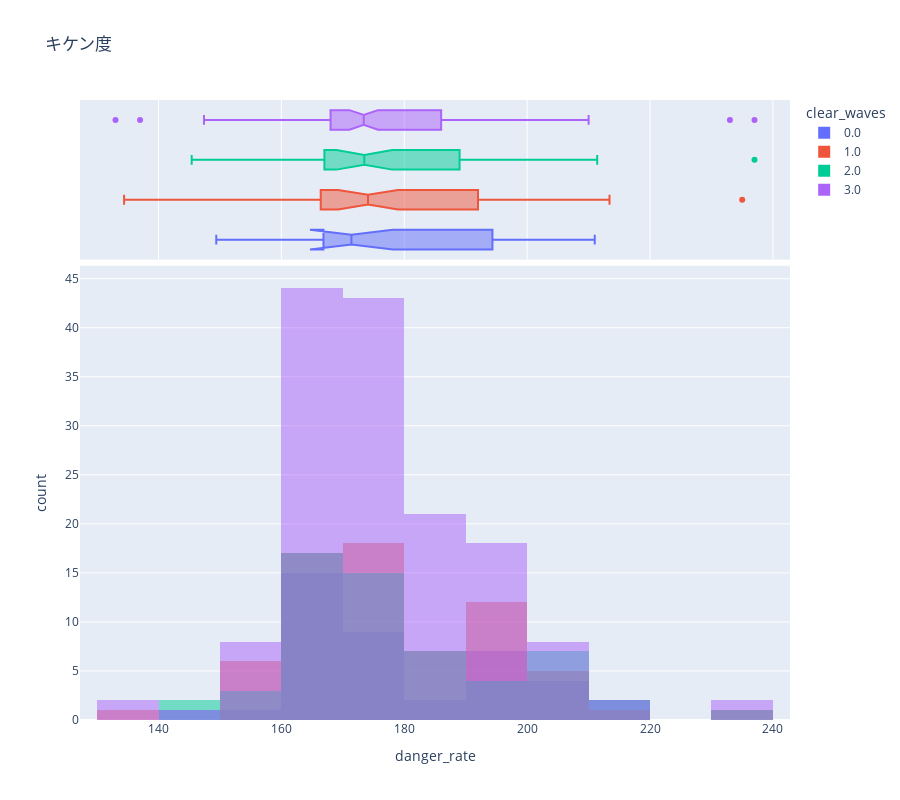

Notebook code for this chart:
### Markdown cell above
## キケン度

### Code cell
px.histogram(
    salmon_df.query("danger_rate >= 50").sort_values(by="clear_waves"), 
    x="danger_rate", 
    height=800,
    color="clear_waves",
    title="キケン度",
    barmode="overlay",
    nbins=20,
    marginal="box",
    # histnorm="probability"
)

### Figure 1 — Plotly figure (JSON) as saved in the notebook; plotly's stock layout.template omitted (floating-point values rounded to 4 significant figures; data arrays with more than 128 entries replaced by an {"elided": "..."} marker saying what was removed)
{"data": [{"alignmentgroup": "True", "bingroup": "x", "hovertemplate": "clear_waves=0.0<br>danger_rate=%{x}<br>count=%{y}<extra></extra>", "legendgroup": "0.0", "marker": {"color": "#636efa", "opacity": 0.5, "pattern": {"shape": ""}}, "name": "0.0", "nbinsx": 20, "offsetgroup": "0.0", "orientation": "v", "showlegend": true, "type": "histogram", "x": [168, 166.4, 176, 166, 161, 211, 165, 166, 168.4, 168, 171, 200, 178, 190.4, 153.4, 149.4, 167, 174, 172, 164, 184, 193, 168, 161.6, 169.4, 167, 171.4, 175.4, 194, 184.2, 199.4, 164.4, 170.4, 195.4, 201, 170.4, 208.4, 199, 198, 207, 210], "xaxis": "x", "yaxis": "y"}, {"alignmentgroup": "True", "hovertemplate": "clear_waves=0.0<br>danger_rate=%{x}<extra></extra>", "legendgroup": "0.0", "marker": {"color": "#636efa"}, "name": "0.0", "notched": true, "offsetgroup": "0.0", "showlegend": false, "type": "box", "x": [168, 166.4, 176, 166, 161, 211, 165, 166, 168.4, 168, 171, 200, 178, 190.4, 153.4, 149.4, 167, 174, 172, 164, 184, 193, 168, 161.6, 169.4, 167, 171.4, 175.4, 194, 184.2, 199.4, 164.4, 170.4, 195.4, 201, 170.4, 208.4, 199, 198, 207, 210], "xaxis": "x2", "yaxis": "y2"}, {"alignmentgroup": "True", "bingroup": "x", "hovertemplate": "clear_waves=1.0<br>danger_rate=%{x}<br>count=%{y}<extra></extra>", "legendgroup": "1.0", "marker": {"color": "#EF553B", "opacity": 0.5, "pattern": {"shape": ""}}, "name": "1.0", "nbinsx": 20, "offsetgroup": "1.0", "orientation": "v", "showlegend": true, "type": "histogram", "x": [187, 176.6, 170.4, 174.2, 192, 173, 191.4, 189.4, 168, 173.6, 169, 164.4, 198.4, 170, 185, 180.4, 177, 170, 192.6, 177.4, 179, 159.4, 166.4, 213.4, 166.4, 177, 163, 172, 193, 161, 163, 176, 167.4, 163, 174, 172, 193, 169, 194, 208, 188, 201, 163, 199, 209, 167, 170, 199, 172.4, 235, 198, 201, 193.4, 154, 158, 164.4, 162, 155.4, 134.4, 168, 164, 150.4, 189, 175, 192, 203, 182, 156], "xaxis": "x", "yaxis": "y"}, {"alignmentgroup": "True", "hovertemplate": "clear_waves=1.0<br>danger_rate=%{x}<extra></extra>", "legendgroup": "1.0", "marker": {"color": "#EF553B"}, "name": "1.0", "notched": true, "offsetgroup": "1.0", "showlegend": false, "type": "box", "x": [187, 176.6, 170.4, 174.2, 192, 173, 191.4, 189.4, 168, 173.6, 169, 164.4, 198.4, 170, 185, 180.4, 177, 170, 192.6, 177.4, 179, 159.4, 166.4, 213.4, 166.4, 177, 163, 172, 193, 161, 163, 176, 167.4, 163, 174, 172, 193, 169, 194, 208, 188, 201, 163, 199, 209, 167, 170, 199, 172.4, 235, 198, 201, 193.4, 154, 158, 164.4, 162, 155.4, 134.4, 168, 164, 150.4, 189, 175, 192, 203, 182, 156], "xaxis": "x2", "yaxis": "y2"}, {"alignmentgroup": "True", "bingroup": "x", "hovertemplate": "clear_waves=2.0<br>danger_rate=%{x}<br>count=%{y}<extra></extra>", "legendgroup": "2.0", "marker": {"color": "#00cc96", "opacity": 0.5, "pattern": {"shape": ""}}, "name": "2.0", "nbinsx": 20, "offsetgroup": "2.0", "orientation": "v", "showlegend": true, "type": "histogram", "x": [203, 206, 200, 195.4, 173, 165, 167, 167, 189, 172, 191, 170, 156, 174, 173.6, 183.4, 237, 170, 168, 178, 168, 180, 172.4, 200, 195, 189, 178.4, 181, 160.4, 162.4, 185, 170, 167.4, 168.4, 145.4, 166.4, 156, 163, 163, 163.4, 174, 181.4, 169.4, 166.6, 163, 200.4, 145.4, 178.4, 201.4, 175, 211.4, 167, 173.4, 194.4, 155.4, 211.4, 175.4, 201.4], "xaxis": "x", "yaxis": "y"}, {"alignmentgroup": "True", "hovertemplate": "clear_waves=2.0<br>danger_rate=%{x}<extra></extra>", "legendgroup": "2.0", "marker": {"color": "#00cc96"}, "name": "2.0", "notched": true, "offsetgroup": "2.0", "showlegend": false, "type": "box", "x": [203, 206, 200, 195.4, 173, 165, 167, 167, 189, 172, 191, 170, 156, 174, 173.6, 183.4, 237, 170, 168, 178, 168, 180, 172.4, 200, 195, 189, 178.4, 181, 160.4, 162.4, 185, 170, 167.4, 168.4, 145.4, 166.4, 156, 163, 163, 163.4, 174, 181.4, 169.4, 166.6, 163, 200.4, 145.4, 178.4, 201.4, 175, 211.4, 167, 173.4, 194.4, 155.4, 211.4, 175.4, 201.4], "xaxis": "x2", "yaxis": "y2"}, {"alignmentgroup": "True", "bingroup": "x", "hovertemplate": "clear_waves=3.0<br>danger_rate=%{x}<br>count=%{y}<extra></extra>", "legendgroup": "3.0", "marker": {"color": "#ab63fa", "opacity": 0.5, "pattern": {"shape": ""}}, "name": "3.0", "nbinsx": 20, "offsetgroup": "3.0", "orientation": "v", "showlegend": true, "type": "histogram", "x": {"elided": "149 float values"}, "xaxis": "x", "yaxis": "y"}, {"alignmentgroup": "True", "hovertemplate": "clear_waves=3.0<br>danger_rate=%{x}<extra></extra>", "legendgroup": "3.0", "marker": {"color": "#ab63fa"}, "name": "3.0", "notched": true, "offsetgroup": "3.0", "showlegend": false, "type": "box", "x": {"elided": "149 float values"}, "xaxis": "x2", "yaxis": "y2"}], "layout": {"barmode": "overlay", "height": 800, "legend": {"title": {"text": "clear_waves"}, "tracegroupgap": 0}, "title": {"text": "キケン度"}, "xaxis": {"anchor": "y", "domain": [0, 1], "title": {"text": "danger_rate"}}, "xaxis2": {"anchor": "y2", "domain": [0, 1], "matches": "x", "showgrid": true, "showticklabels": false}, "yaxis": {"anchor": "x", "domain": [0, 0.7326], "title": {"text": "count"}}, "yaxis2": {"anchor": "x2", "domain": [0.7426, 1], "matches": "y2", "showgrid": false, "showline": false, "showticklabels": false, "ticks": ""}}}
